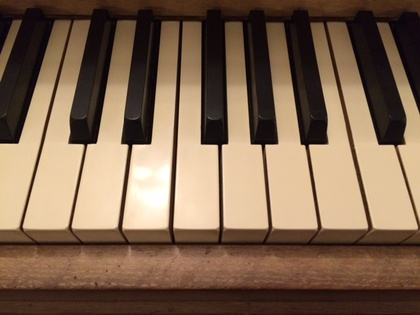
%> input picture RealProject/ScaleDataset/IMG_0474.JPG, 420 x 315 px, shrunk from 640 x 480 before the run; its folder holds only this picture in this run
$ octave PianoTranscriptionScript.m   (GNU Octave 9; MATLAB toolbox functions it lacks are replaced by stand-ins)
%> lines starting %> are read from the running program, lines starting %| are printed output that depends on the picture; in (x1, y1, x2, y2) boxes, pixels count from 0 and x2, y2 are one past the last pixel; in counts of white or black regions, pixels touching at a corner belong together; the program's own positions count from 1
### RealProject/src/kmeans_clustering.m
function separated = kmeans_clustering(rgb_img, k)

    close all;

    % Create HSV image
    mask = makecform('srgb2lab');
    hsv_img = applycform(rgb_img,mask);

    % Perform kmeans on the HSV image. Requires a resized HSV image
    resized_hsv = double(hsv_img(:,:,2:3));
    nrows = size(resized_hsv,1);
    ncols = size(resized_hsv,2);
    resized_hsv = reshape(resized_hsv,nrows*ncols,2);
    [cluster_idx, cluster_center] = kmeans(resized_hsv,k,'distance','sqEuclidean', 'Replicates',3);

    % Reform the image using the cluster IDs as a mask
    pixel_labels = reshape(cluster_idx,nrows,ncols);

    % Create a container for each cluster
    segmented_images = cell(1,3);
    rgb_label = repmat(pixel_labels,[1 1 3]);

    largestNumPixels = 0;

    for i = 1:k

        % Mask each pixel in the oringal image if it belongs to this
        % cluster
        color = rgb_img;
        color(rgb_label ~= i) = 0;
        segmented_images{i} = color;

        % Convert to grayscale
        bw = imbinarize(rgb2gray(segmented_images{i}));

        % Blob detect in the specific cluster
        bw = bwareaopen(bw,200);

        % Fill any holes inside each blob
        bw = imfill(bw,'holes');
        [B,L] = bwboundaries(bw,'noholes');
figure, imshow(L);
        % Find the image with the white keys
        % We assume that that image has the most nonzero pixels
        n = nnz(L);
        if n > largestNumPixels
          largestNumPixels = n;
          separated = L;
        end
    end

end

### RealProject/src/corner_detector.m
function [edgeImg, C] = corner_detector(img)

gray_img = rgb2gray(img);
blurImg = imgaussfilt(gray_img, 1);
C = corner(blurImg, 200);

edgeImg = edge(gray_img, 'sobel');
edgeImg = bwmorph(edgeImg, 'close', 1);
edgeImg = bwmorph(edgeImg, 'thin', Inf);

end

### RealProject/src/getCriticalCorners.m
function [final_corners rotational_indexes] = getCriticalCorners(img)

    % Dedicated figure for corner detection
    figure; imshow(img); title('Corner detection'); hold on;

    % Retreive the corners and edges
    [edges corners] = corner_detector(img);
    plot(corners(:,1), corners(:,2), 'r*');

    % Use kmeans to identify the corners correlating to the edges of the
    % keys
    [cluster_idxs,cluster_centers] = kmeans(corners(:,2),3,'distance','sqEuclidean', 'Replicates',3);
    bot_cluster = find(cluster_centers == max(cluster_centers));
    cluster_centers(bot_cluster) = 1;
    mid_cluster = find(cluster_centers == max(cluster_centers));
    x_coords = corners(cluster_idxs==mid_cluster,1);
    y_coords = corners(cluster_idxs==mid_cluster,2);

    % Average the y coordinates of the corners, and identify which corners
    % are not on the average line
    line_of_fit = polyfit(x_coords, y_coords, 1);
    theoretical_ys = polyval(line_of_fit,x_coords);
    plot(x_coords, theoretical_ys, 'b*');

    % Find the local minimum and maximum x coordinates for later use when
    % rotating
    min_x = find(x_coords == min(x_coords));
    max_x = find(x_coords == max(x_coords));

    % Find which corners are far away from their predicted corners
    threshold = 5;
    final_corners = [x_coords(y_coords-theoretical_ys>threshold), ...
        y_coords(y_coords-theoretical_ys>threshold)];
    plot(final_corners(:,1), final_corners(:,2), 'y*');

    rotational_indexes = [x_coords(min_x) x_coords(max_x); ...
        theoretical_ys(min_x) theoretical_ys(max_x)];

    hold off;

end

### RealProject/src/rotateImage.m
function img_rot = rotateImage(img, rotational_corners)

    x = rotational_corners(1,:);
    y = rotational_corners(2,:);

  point1 = [x(1) y(1) 1];
  point2 = [x(2) y(2) 1];
  l = cross(point1,point2);
  % Rotate image
  angle_deg = atan( (point2(2)-point1(2)) / (point2(1)-point1(1)) ) *180/pi;
  img_rot = imrotate(img, angle_deg);

    % Dedicated figure for image rotation
    % figure; imshow(img_rot); title('Image rotation'); hold on;
    % hold off;

end

### RealProject/src/getPressedKeysFromImage.m
function theKeysAre = getPressedKeysFromImage(img, keyMap, criticalCorners)

    theKeysAre = [];
	lastKeyValue = 0;
	radiusOfReach = 3;

    for i = 1:size(criticalCorners)
        point = [criticalCorners(i,1) criticalCorners(i,2)];
        keyValue = findClosestKey(img, point, radiusOfReach);
        if keyValue ~= 0 && lastKeyValue ~= keyValue
            lastKeyValue = keyValue;
            theKeysAre = [theKeysAre keyMap( keyValue )];
        end
    end

end

### RealProject/src/writeHeaderToLilyPadFile.m
function fileID = writeHeaderToLilyPadFile

file = '../bin/music.ly';
fileID = fopen(file, 'w');

fprintf(fileID, '\\version "2.16.0"\n');
fprintf(fileID, '\\header { \n  title = "Phil');
fprintf(fileID, 's Majestic Beauty"\n');
fprintf(fileID, '  subtitle = balls \n}\n');% can't be more than two words?


fprintf(fileID, '\n\n\\relative c'' {\n');

end

### RealProject/src/writeImageNotesToFile.m
function pressedLength = writeImageNotesToFile(fileID, theKeysAre, theKeysWere, i, pressedLength)

    % If keys are same accross 2+ images, make the note
    %   longer in the sheet music
    %   - Resolution will be eigth note
    if i > 3 && theKeysAre == theKeysWere
        pressedLength = pressedLength/2;
    else
        pressedLength = 8;
    end


    % Multiple keys detected as pressed - write chord
    if size(theKeysAre) > 1
        fprintf(fileID, ' <');
        for j = 1:size(theKeysAre)-1
            key = strcat(theKeysAre(j),' ');
            fprintf(fileID, key);
        end
        fprintf(fileID, strcat('>',num2str(pressedLength)));
        fprintf(fileID, ' ');

    % Single key detected as pressed - write note
    elseif size(theKeysAre) == 1
        key = strcat( theKeysAre(1), num2str(pressedLength));
        fprintf(fileID, ' ');
        fprintf(fileID, key);

    % No keys detected as pressed - write rest
    else
        rest = strcat('r', num2str(pressedLength));
        fprintf(fileID, ' ');
        fprintf(fileID, rest);

    end


end

### RealProject/src/PianoTranscriptionScript.m
clc; clear all;
close all;

% Open music.ly, write header
fileID = writeHeaderToLilyPadFile;

% Get filenames of images
datasetFiles = dir('../ScaleDataset');
datasetFiles = datasetFiles(3:end);
for i = 1:size(datasetFiles)
    datasetFiles(i).name = strcat('../ScaleDataset/',datasetFiles(i).name);
end

% Key map should be over the range of keys in the image
% Should be fixed per image set
keyMap = ['a' 'b' 'c' 'd' 'e' 'f' 'g' 'a' 'b' 'c' 'd'];
pressedLength = 8;
theKeysWere = [];
k_clusters = 5;

for i = 1:size(datasetFiles)

    origImg = imread(datasetFiles(i).name);
%> origImg is the input picture: size 315x420x3 uint8; mean R, G, B 126.9, 101.9, 80.2

    clusteredImg = kmeans_clustering(origImg, k_clusters);
%> in kmeans_clustering, `hsv_img = applycform(rgb_img,mask);`: hsv_img: size 315x420x3 uint8; mean of channels 1, 2, 3 110.6, 136.1, 143.8
%> in kmeans_clustering, `[cluster_idx, cluster_center] = kmeans(resized_hsv,k,'distance','sqEuc..`: cluster_center = [135.2 150.8; 138.3 142.2; 135.5 136.6; 131.4 129.8; 141.8 148.5]
%> in kmeans_clustering, `pixel_labels = reshape(cluster_idx,nrows,ncols);`:
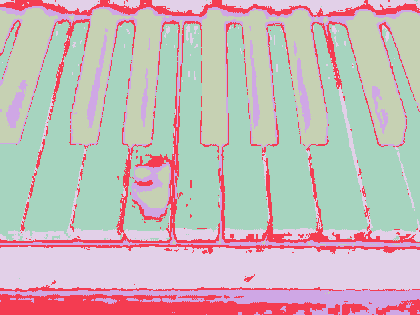
%> pixel_labels: size 315x420 double; 5 distinct labels, from 1 to 5; one colour per label, 0 black
%> the loop in kmeans_clustering, `for i = 1:k` made 5 passes
%> (n, largestNumPixels) on pass 1: (49997, 49997)
%> n on passes 2 to 5: 531, 1595, 653, 22392
%> after the loop in kmeans_clustering, `for i = 1:k`:
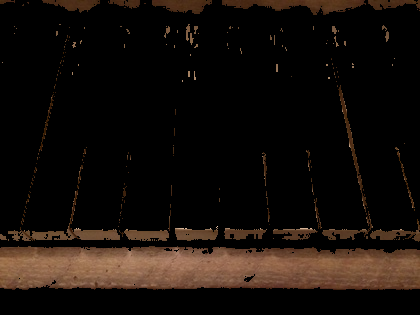
%> color: size 315x420x3 uint8; mean R, G, B 21.4, 14.6, 10.2
%> after the loop in kmeans_clustering, `for i = 1:k`: segmented_images = 5 items
    figure; imshow(label2rgb(clusteredImg, @jet, [.5 .5 .5])); title('K-means clustering of keys');
    clusteredImg = bwlabel(uint8(clusteredImg));

    % Get two refrence points in image, parallel to piano bottom
    [initial_corners rotational_corners] = getCriticalCorners(origImg);
%> in corner_detector, `blurImg = imgaussfilt(gray_img, 1);`:
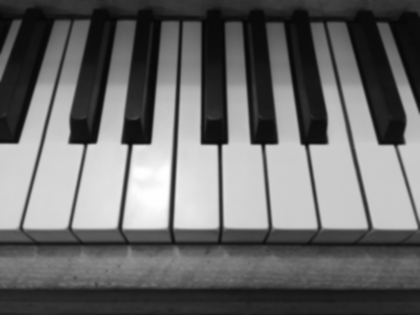
%> blurImg: size 315x420 uint8; min 6, max 255, mean 106.9
%> in corner_detector, `C = corner(blurImg, 200);`: C = 60 rows, first 12: [134 146; 267 146; 203 144; 224 146; 217 147; 311 146; 150 144; 127 146; 123 143; 227 144; 261 146; 96 143]
%> in corner_detector, `edgeImg = edge(gray_img, 'sobel');`: edgeImg: size 315x420 logical; 3.4% white in thin lines or dots, all inside (x1, y1, x2, y2) = (0, 21, 420, 246)
%> in corner_detector, `edgeImg = bwmorph(edgeImg, 'thin', Inf);`:
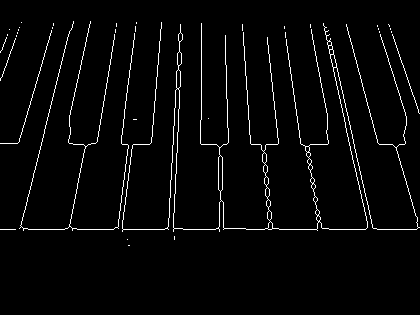
%> edgeImg: size 315x420 logical; 3% white in thin lines or dots, all inside (x1, y1, x2, y2) = (0, 21, 420, 246)
%> in getCriticalCorners, `[edges corners] = corner_detector(img);`: corners has the same summary as C in corner_detector
%> in getCriticalCorners, `[cluster_idxs,cluster_centers] = kmeans(corners(:,2),3,'distance','sqE..`: cluster_idxs = 60 values, max 3 at index 27, min 1 at index 46, mean 2.1; cluster_centers = [27.54; 143.9; 229.2]
%> in getCriticalCorners, `bot_cluster = find(cluster_centers == max(cluster_centers));`: bot_cluster = 3
%> in getCriticalCorners, `mid_cluster = find(cluster_centers == max(cluster_centers));`: mid_cluster = 2
%> in getCriticalCorners, `x_coords = corners(cluster_idxs==mid_cluster,1);`: x_coords = 28 values, max 420 at index 28, min 18 at index 17, mean 233.7
%> in getCriticalCorners, `y_coords = corners(cluster_idxs==mid_cluster,2);`: y_coords = 28 values, max 147 at index 5, min 113 at index 28, mean 143.9
%> in getCriticalCorners, `line_of_fit = polyfit(x_coords, y_coords, 1);`: line_of_fit = [-0.0116 146.6]
%> in getCriticalCorners, `theoretical_ys = polyval(line_of_fit,x_coords);`: theoretical_ys = 28 values, max 146.4 at index 17, min 141.8 at index 28, mean 143.9
%> in getCriticalCorners, `min_x = find(x_coords == min(x_coords));`: min_x = 17
%> in getCriticalCorners, `max_x = find(x_coords == max(x_coords));`: max_x = 28
%> in getCriticalCorners, `final_corners = [x_coords(y_coords-theoretical_ys>threshold), y_coords..`: final_corners = []
%> in getCriticalCorners, `rotational_indexes = [x_coords(min_x) x_coords(max_x); theoretical_ys(..`: rotational_indexes = [18 420; 146.4 141.8]
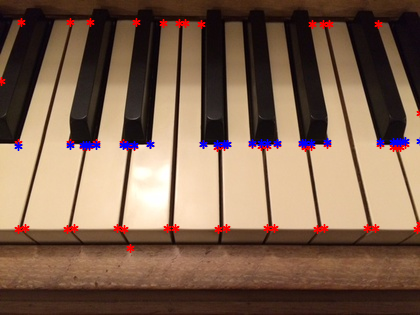
%> figure redrawn from the program's plot data; its title reads 'Corner detection'
%> initial_corners = []; rotational_corners = [18 420; 146.4 141.8]
    img_rot = rotateImage(clusteredImg, rotational_corners);
%> in rotateImage, `x = rotational_corners(1,:);`: x = [18 420]
%> in rotateImage, `y = rotational_corners(2,:);`: y = [146.4 141.8]
%> in rotateImage, `point1 = [x(1) y(1) 1];`: point1 = [18 146.4 1]
%> in rotateImage, `point2 = [x(2) y(2) 1];`: point2 = [420 141.8 1]
%> in rotateImage, `l = cross(point1,point2);`: l = [4.66 402 -58948.4]
%> in rotateImage, `angle_deg = atan( (point2(2)-point1(2)) / (point2(1)-point1(1)) ) *180..`: angle_deg = -0.664
%> in rotateImage, `img_rot = imrotate(img, angle_deg);`:
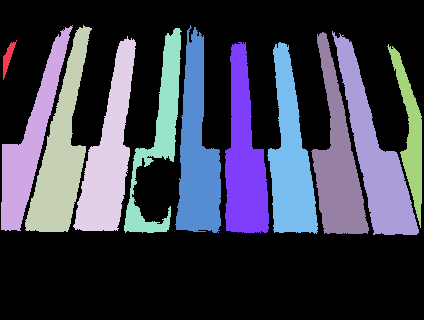
%> img_rot: size 320x424 double; 12 distinct labels, from 0 to 11; one colour per label, 0 black

    % Get the centroids of the image
    measurements = regionprops(img_rot, 'Centroid');
%> measurements = 11 regions; first 5, Centroid: [8.6 58.3], [30.9 142.8], [61.7 154], [109.5 154.7], [160.2 133.9]
    centroids = cat(1,measurements.Centroid);
%> centroids = [8.63 58.31; 30.85 142.8; 61.65 154; 109.5 154.7; 160.2 133.9; 197.7 152.2; 244.7 158.3; 291.1 158.7; 338.1 162.9; 375.5 156; 411.4 134.4]
    centroids = centroids(find(sum(isnan(centroids),2)==0),:);
    centroidsX = [1; centroids(:,1); size(img_rot, 2)];
%> centroidsX = [1; 8.63; 30.85; 61.65; 109.5; 160.2; 197.7; 244.7; 291.1; 338.1; 375.5; 411.4; 424]
    for j = 2:size(centroidsX)-1
        if ( ( centroidsX(j)-centroidsX(j-1) > 80 ) && ...
             ( centroidsX(j+1)-centroidsX(j) > 80 ) )
             img_rot(:,floor(centroidsX(j))) = 0;
             % img_rot = bwlabel(img_rot);
        end
    end
%> this loop made 11 passes
    figure; imshow(img_rot); title('Centroid plot'); hold on;
    plot(centroids(:,1), centroids(:,2), 'm*'); hold off;
%> after `plot(centroids(:,1), centroids(:,2), 'm*')`:
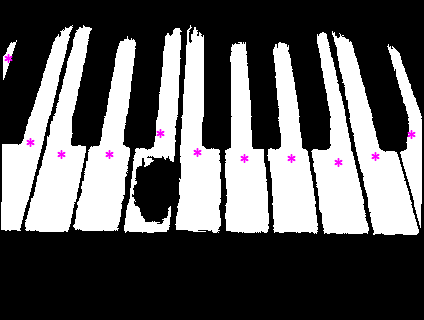
%> figure redrawn from the program's plot data; its title reads 'Centroid plot'

    theKeysAre = getPressedKeysFromImage(img_rot, keyMap, initial_corners);
%> after the loop in getPressedKeysFromImage, `for i = 1:size(criticalCorners)`: lastKeyValue = 0
%> theKeysAre = []

    % Write note/rest to file
    pressedLength = writeImageNotesToFile(fileID, theKeysAre, theKeysWere, i, pressedLength);
%> pressedLength = 8
    theKeysWere = theKeysAre;
%> theKeysWere = []

    display(theKeysAre);
%| theKeysAre = [](0x0)

end

% Append footer to music.ly
fprintf(fileID, '\n}');
fclose(fileID);

dos('runPad.bat');
